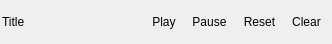
<?xml version="1.0" encoding="UTF-8"?>
<ui version="4.0">
 <class>TimelineHeaderWidget</class>
 <widget class="QWidget" name="TimelineHeaderWidget">
  <property name="geometry">
   <rect>
    <x>0</x>
    <y>0</y>
    <width>332</width>
    <height>44</height>
   </rect>
  </property>
  <property name="windowTitle">
   <string>TimelineHeaderWidget</string>
  </property>
  <layout class="QVBoxLayout" name="verticalLayout">
   <property name="spacing">
    <number>0</number>
   </property>
   <property name="leftMargin">
    <number>2</number>
   </property>
   <property name="topMargin">
    <number>2</number>
   </property>
   <property name="rightMargin">
    <number>2</number>
   </property>
   <property name="bottomMargin">
    <number>2</number>
   </property>
   <item>
    <layout class="QHBoxLayout" name="horizontalLayout">
     <property name="spacing">
      <number>2</number>
     </property>
     <item>
      <widget class="QLabel" name="TitleLabel">
       <property name="text">
        <string>Title</string>
       </property>
       <property name="margin">
        <number>4</number>
       </property>
      </widget>
     </item>
     <item>
      <spacer name="horizontalSpacer">
       <property name="orientation">
        <enum>Qt::Horizontal</enum>
       </property>
       <property name="sizeHint" stdset="0">
        <size>
         <width>40</width>
         <height>20</height>
        </size>
       </property>
      </spacer>
     </item>
     <item>
      <widget class="QToolButton" name="PlayBtn">
       <property name="sizePolicy">
        <sizepolicy hsizetype="Fixed" vsizetype="Preferred">
         <horstretch>0</horstretch>
         <verstretch>0</verstretch>
        </sizepolicy>
       </property>
       <property name="text">
        <string>Play</string>
       </property>
       <property name="icon">
        <iconset resource="MultiSpeaker.qrc">
         <normaloff>:/MultiSpeaker/Resources/media-play-32.png</normaloff>:/MultiSpeaker/Resources/media-play-32.png</iconset>
       </property>
       <property name="iconSize">
        <size>
         <width>32</width>
         <height>32</height>
        </size>
       </property>
       <property name="autoRaise">
        <bool>true</bool>
       </property>
      </widget>
     </item>
     <item>
      <widget class="QToolButton" name="PauseBtn">
       <property name="sizePolicy">
        <sizepolicy hsizetype="Fixed" vsizetype="Preferred">
         <horstretch>0</horstretch>
         <verstretch>0</verstretch>
        </sizepolicy>
       </property>
       <property name="text">
        <string>Pause</string>
       </property>
       <property name="icon">
        <iconset resource="MultiSpeaker.qrc">
         <normaloff>:/MultiSpeaker/Resources/media-pause-32.png</normaloff>:/MultiSpeaker/Resources/media-pause-32.png</iconset>
       </property>
       <property name="iconSize">
        <size>
         <width>32</width>
         <height>32</height>
        </size>
       </property>
       <property name="autoRaise">
        <bool>true</bool>
       </property>
      </widget>
     </item>
     <item>
      <widget class="QToolButton" name="ResetBtn">
       <property name="sizePolicy">
        <sizepolicy hsizetype="Fixed" vsizetype="Preferred">
         <horstretch>0</horstretch>
         <verstretch>0</verstretch>
        </sizepolicy>
       </property>
       <property name="text">
        <string>Reset</string>
       </property>
       <property name="icon">
        <iconset resource="MultiSpeaker.qrc">
         <normaloff>:/MultiSpeaker/Resources/undo.png</normaloff>:/MultiSpeaker/Resources/undo.png</iconset>
       </property>
       <property name="iconSize">
        <size>
         <width>32</width>
         <height>32</height>
        </size>
       </property>
       <property name="autoRaise">
        <bool>true</bool>
       </property>
      </widget>
     </item>
     <item>
      <widget class="QToolButton" name="ClearBtn">
       <property name="sizePolicy">
        <sizepolicy hsizetype="Fixed" vsizetype="Preferred">
         <horstretch>0</horstretch>
         <verstretch>0</verstretch>
        </sizepolicy>
       </property>
       <property name="text">
        <string>Clear</string>
       </property>
       <property name="icon">
        <iconset resource="MultiSpeaker.qrc">
         <normaloff>:/MultiSpeaker/Resources/clear.png</normaloff>:/MultiSpeaker/Resources/clear.png</iconset>
       </property>
       <property name="iconSize">
        <size>
         <width>32</width>
         <height>32</height>
        </size>
       </property>
       <property name="autoRaise">
        <bool>true</bool>
       </property>
      </widget>
     </item>
     <item>
      <widget class="DigitalClock" name="Clock">
       <property name="frameShape">
        <enum>QFrame::NoFrame</enum>
       </property>
       <property name="frameShadow">
        <enum>QFrame::Plain</enum>
       </property>
      </widget>
     </item>
    </layout>
   </item>
  </layout>
 </widget>
 <layoutdefault spacing="6" margin="11"/>
 <customwidgets>
  <customwidget>
   <class>DigitalClock</class>
   <extends>QFrame</extends>
   <header>DigitalClock.h</header>
   <container>1</container>
  </customwidget>
 </customwidgets>
 <resources>
  <include location="MultiSpeaker.qrc"/>
 </resources>
 <connections/>
</ui>
